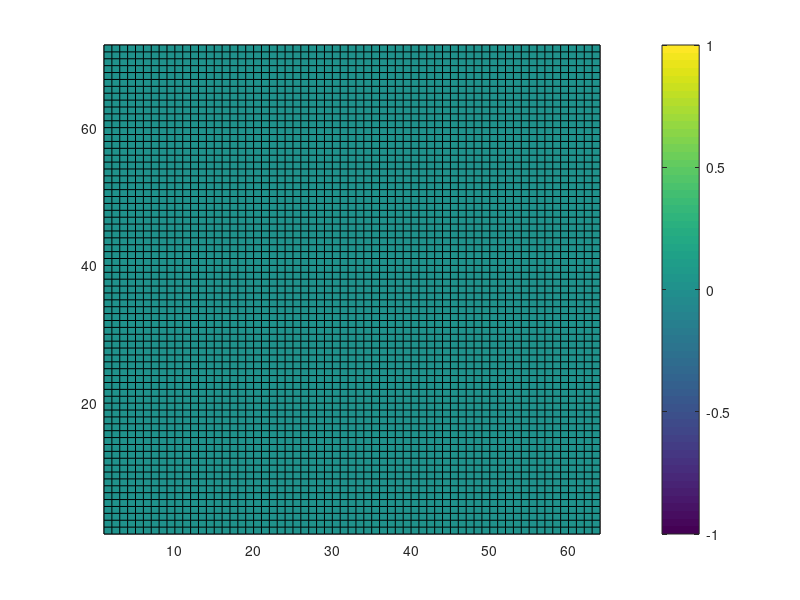
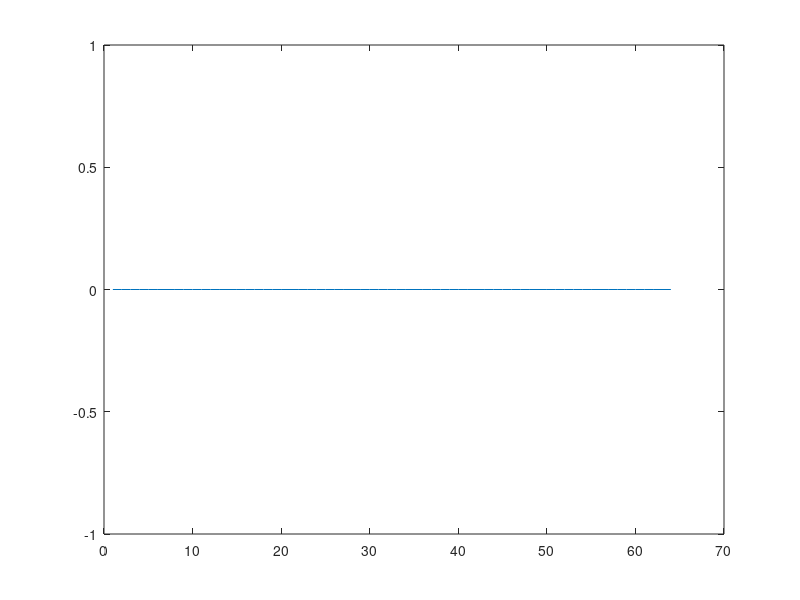

MATLAB code for these plots, in order:
for jj = 1 : 64
  for ii = 1 : 72
    fx = ['RTP_PROFSV2/Cld/timestep_lonbin_' num2str(ii,'%02d') '_latbin_' num2str(jj,'%02d') '_JOB*.rtp'];
    thedir = dir(fx);
    if length(thedir) == 1
      iaaFound(ii,jj) = 1;
    else
      iaaFound(ii,jj) = 0;
    end
  end
end

figure(1); pcolor(iaaFound); colorbar;
figure(2); plot(sum(iaaFound));
